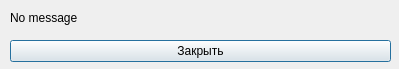
<?xml version="1.0" encoding="UTF-8"?>
<ui version="4.0">
 <class>InfoWindow</class>
 <widget class="QDialog" name="InfoWindow">
  <property name="geometry">
   <rect>
    <x>0</x>
    <y>0</y>
    <width>399</width>
    <height>69</height>
   </rect>
  </property>
  <property name="windowTitle">
   <string>Dialog</string>
  </property>
  <widget class="QPushButton" name="closeButton">
   <property name="geometry">
    <rect>
     <x>10</x>
     <y>40</y>
     <width>381</width>
     <height>22</height>
    </rect>
   </property>
   <property name="text">
    <string>Закрыть</string>
   </property>
  </widget>
  <widget class="QLabel" name="message">
   <property name="geometry">
    <rect>
     <x>10</x>
     <y>10</y>
     <width>381</width>
     <height>16</height>
    </rect>
   </property>
   <property name="text">
    <string>No message</string>
   </property>
  </widget>
 </widget>
 <resources/>
 <connections/>
</ui>
